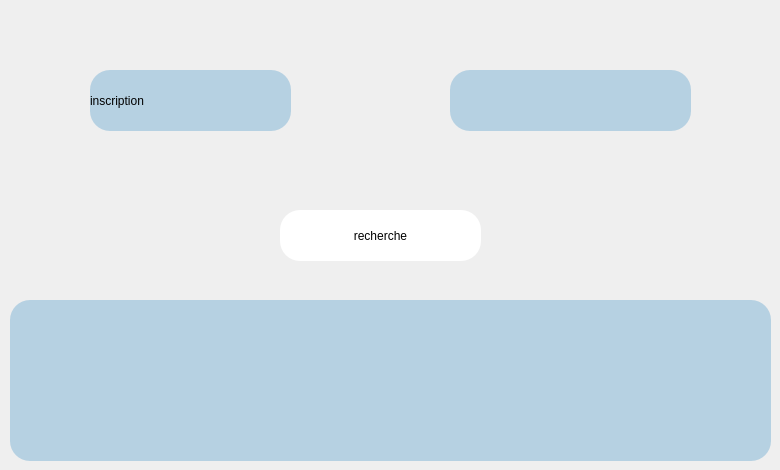
      <widget class="QWidget" name="recherche_numero">
       <widget class="QLineEdit" name="inscri_recherche">
        <property name="geometry">
         <rect>
          <x>450</x>
          <y>70</y>
          <width>241</width>
          <height>61</height>
         </rect>
        </property>
        <property name="styleSheet">
         <string notr="true">font: 12pt &quot;Palatino Linotype&quot;;
background-color: rgb(182, 209, 226);
border-radius:20px;</string>
        </property>
        <property name="text">
         <string/>
        </property>
       </widget>
       <widget class="QLabel" name="label_19">
        <property name="geometry">
         <rect>
          <x>90</x>
          <y>70</y>
          <width>201</width>
          <height>61</height>
         </rect>
        </property>
        <property name="styleSheet">
         <string notr="true">font: 12pt &quot;Palatino Linotype&quot;;
background-color: rgb(182, 209, 226);
border-radius:20px;</string>
        </property>
        <property name="text">
         <string>inscription</string>
        </property>
       </widget>
       <widget class="QPushButton" name="recherche_inscri">
        <property name="geometry">
         <rect>
          <x>280</x>
          <y>210</y>
          <width>201</width>
          <height>51</height>
         </rect>
        </property>
        <property name="styleSheet">
         <string notr="true">border-radius:20px;
font: 75 12pt &quot;Palatino Linotype&quot;;
background-color: rgb(255, 255, 255);
color: rgb(0, 0, 0);</string>
        </property>
        <property name="text">
         <string>recherche</string>
        </property>
       </widget>
       <widget class="QLabel" name="res20">
        <property name="geometry">
         <rect>
          <x>10</x>
          <y>300</y>
          <width>761</width>
          <height>161</height>
         </rect>
        </property>
        <property name="styleSheet">
         <string notr="true">border-radius:20px;
background-color: rgb(200, 217, 237);
background-color: rgb(197, 225, 236);
background-color: rgb(182, 209, 226);

font: 75 10pt &quot;Palatino Linotype&quot;;</string>
        </property>
        <property name="text">
         <string/>
        </property>
       </widget>
      </widget>
